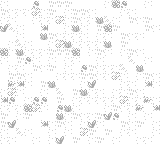

A level layout from a 2D game, rendered from its tile map. Below: a short description, then the map file with its tile-grid data intact:
An orthogonal 20x18 tile map with 8x8 px tiles, 2 tile layers (Tile Layer 1, Tile Layer 3).

<map version="1.0" orientation="orthogonal" renderorder="right-down" width="20" height="18" tilewidth="8" tileheight="8" nextobjectid="1">
 <tileset firstgid="1" name="tileset" tilewidth="8" tileheight="8" tilecount="6232" columns="76">
  <image source="Game Boy GBC - Pokemon Red Blue - Tileset.png" width="608" height="656" />
 </tileset>
 <layer name="Tile Layer 1" width="20" height="18">
  <data encoding="csv">
3,3,3,3,3,3,3,3,3,3,3,3,3,3,3,3,3,3,3,3,
3,3,3,3,3,3,3,3,3,3,3,3,3,3,3,3,3,3,3,3,
3,3,3,3,3,3,3,3,3,3,3,3,3,3,3,3,3,3,3,3,
3,3,3,3,3,3,3,3,3,3,3,3,3,3,3,3,3,3,3,3,
3,3,3,3,3,3,3,3,3,3,3,3,3,3,3,3,3,3,3,3,
3,3,3,3,3,3,3,3,3,3,3,3,3,3,3,3,3,3,3,3,
3,3,3,3,3,3,3,3,3,3,3,3,3,3,3,3,3,3,3,3,
3,3,3,3,3,3,3,3,3,3,3,3,3,3,3,3,3,3,3,3,
3,3,3,3,3,3,3,3,3,3,3,3,3,3,3,3,3,3,3,3,
3,3,3,3,3,3,3,3,3,3,3,3,3,3,3,3,3,3,3,3,
3,3,3,3,3,3,3,3,3,3,3,3,3,3,3,3,3,3,3,3,
3,3,3,3,3,3,3,3,3,3,3,3,3,3,3,3,3,3,3,3,
3,3,3,3,3,3,3,3,3,3,3,3,3,3,3,3,3,3,3,3,
3,3,3,3,3,3,3,3,3,3,3,3,3,3,3,3,3,3,3,3,
3,3,3,3,3,3,3,3,3,3,3,3,3,3,3,3,3,3,3,3,
3,3,3,3,3,3,3,3,3,3,3,3,3,3,3,3,3,3,3,3,
3,3,3,3,3,3,3,3,3,3,3,3,3,3,3,3,3,3,3,3,
3,3,3,3,3,3,3,3,3,3,3,3,3,3,3,3,3,3,3,3
</data>
 </layer>
 <layer name="Tile Layer 3" width="20" height="18">
  <data encoding="csv">
121,2,469,4,420,80,314,79,5,3,469,310,474,341,114,420,1,96,121,20,
82,46,107,312,4584,419,6,473,46,314,82,84,473,4,96,119,341,3,310,19,
8,276,1,77,8,195,83,4584,341,6,312,312,233,4889,419,3,79,342,6,77,
156,4889,83,3,78,493,96,2,195,233,107,78,314,114,314,4,20,96,6,342,
3,2,119,78,77,233,81,184,119,184,107,19,419,341,3,5,119,419,20,2,
77,195,4889,83,4,95,419,4584,233,107,8,8,312,233,3,314,80,4,77,1,
114,119,233,7,195,84,82,81,81,114,473,119,81,119,305,8,314,341,1,1,
195,19,81,420,119,80,50,19,342,312,469,1,341,95,2,474,4889,96,46,77,
4,8,276,78,314,7,82,95,8,96,420,314,119,8,276,4889,305,233,78,4,
96,6,314,50,3,95,310,119,8,195,6,6,46,276,4584,7,80,84,81,46,
470,494,493,50,473,314,233,305,310,77,83,156,473,96,4,312,84,4,493,276,
342,4584,84,95,96,83,474,4889,2,6,233,7,276,470,119,419,5,195,310,95,
493,420,2,121,420,420,2,81,20,7,107,7,84,419,121,4584,8,50,494,107,
312,121,83,114,4584,184,96,420,233,107,469,3,470,8,6,84,184,494,473,493,
79,77,419,5,3,469,3,233,419,79,7,119,6,156,420,2,83,96,8,473,
5,156,96,305,4,493,7,79,119,96,46,156,184,78,310,82,121,82,2,419,
7,1,4889,46,77,4,8,78,8,474,4584,5,469,82,474,342,7,2,19,46,
341,50,474,1,46,3,46,156,474,5,78,8,81,310,8,305,78,312,50,77
</data>
 </layer>
</map>
